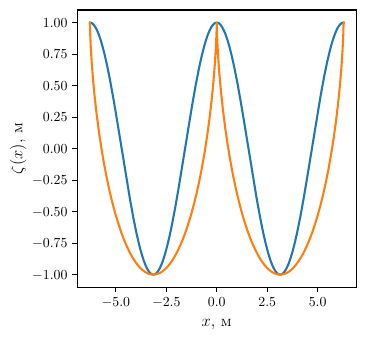

Recreate this plot in Python.
import numpy as np
from numpy import exp
import matplotlib.pyplot as plt 

def dispersion(k):
    k = abs(k)
    return np.sqrt(9.81*k + 74e-6*k**3)


A = 1

k = 1

x = np.linspace(-2*np.pi, 2*np.pi, 500)
x0 = np.linspace(-2*np.pi, 2*np.pi, 500)
t = 0

kr = k*x*exp(1j*0)
w = dispersion(k)
e = A * exp(1j*kr)  * exp(1j*w*t)

surface = np.zeros((5, x.size))
# Высоты (z)
surface[0,:] =  +e.real
# Наклоны X (dz/dx)
surface[1,:] =  -e.imag * k.real
# Наклоны Y (dz/dy)
surface[2,:] =  -e.imag * k.imag
# Орбитальные скорости Vz (dz/dt)
surface[3,:] =  -e.imag * w

# Vh -- скорость частицы вдоль направления распространения ветра.
# см. [shuleykin], гл. 3, пар. 5 Энергия волн.
# Из ЗСЭ V_h^2 + V_z^2 = const

# Орбитальные скорости Vh
surface[4,:] += e.real * w 


fig1, ax1 = plt.subplots(ncols=1, nrows=1)
# ax1.set_title("Высоты")
ax1.plot(x, surface[0,:])
ax1.set_ylabel("$\\zeta(x)$, м")
ax1.set_xlabel("$x$, м")

fig2, ax2 = plt.subplots(ncols=1, nrows=1)
# ax2.set_title("Наклоны")
ax2.plot(x, surface[1,:])
ax2.set_ylabel("$\\sigma(x)$, м")
ax2.set_xlabel("$x$, м")

fig3, ax3 = plt.subplots(ncols=1, nrows=1)
# ax3.set_title("Скорости Z")
ax3.plot(x, surface[3,:])
ax3.set_ylabel("$v_z(x)$, м")
ax3.set_xlabel("$x$, м")

fig4, ax4 = plt.subplots(ncols=1, nrows=1)
# ax4.set_title("Скорости X")
ax4.plot(x, surface[4,:])
ax4.set_ylabel("$v_x(x)$, м")
ax4.set_xlabel("$x$, м")

V1 = surface[3,:]**2 + surface[4,:]**2

# Поправка на наклоны заостренной поверхности
# Наклоны X dz/dx * dx/dx0

x -= e.imag * k.real/abs(k)
# ax[0,1].plot(x0, surface[1,:])
surface[1] *= 1 - e.real * (k.real * k.real)/abs(k)
# Наклоны Y dz/dy * dy/dy0 
# surface[2] *= 1 - e.real * (k.imag * k.imag)/abs(k)
# Орбитальные скорости Vh dVh/dx * dx/dx0
# surface[4] *= 1 - e.real * (k.real * k.real)/abs(k)


ax1.plot(x, surface[0,:])
ax2.plot(x, surface[1,:])
ax3.plot(x, surface[3,:])
ax4.plot(x, surface[4,:])

V2 = surface[3,:]**2 + surface[4,:]**2

fig, ax = plt.subplots()
ax.plot(V1)
ax.plot(V2)

import matplotlib.backends.backend_pdf
pdf = matplotlib.backends.backend_pdf.PdfPages("cwm_demo.pdf")
for fig in [fig1, fig2, fig3, fig4]:
    pdf.savefig( fig , bbox_inches="tight")

pdf.close()
plt.show()